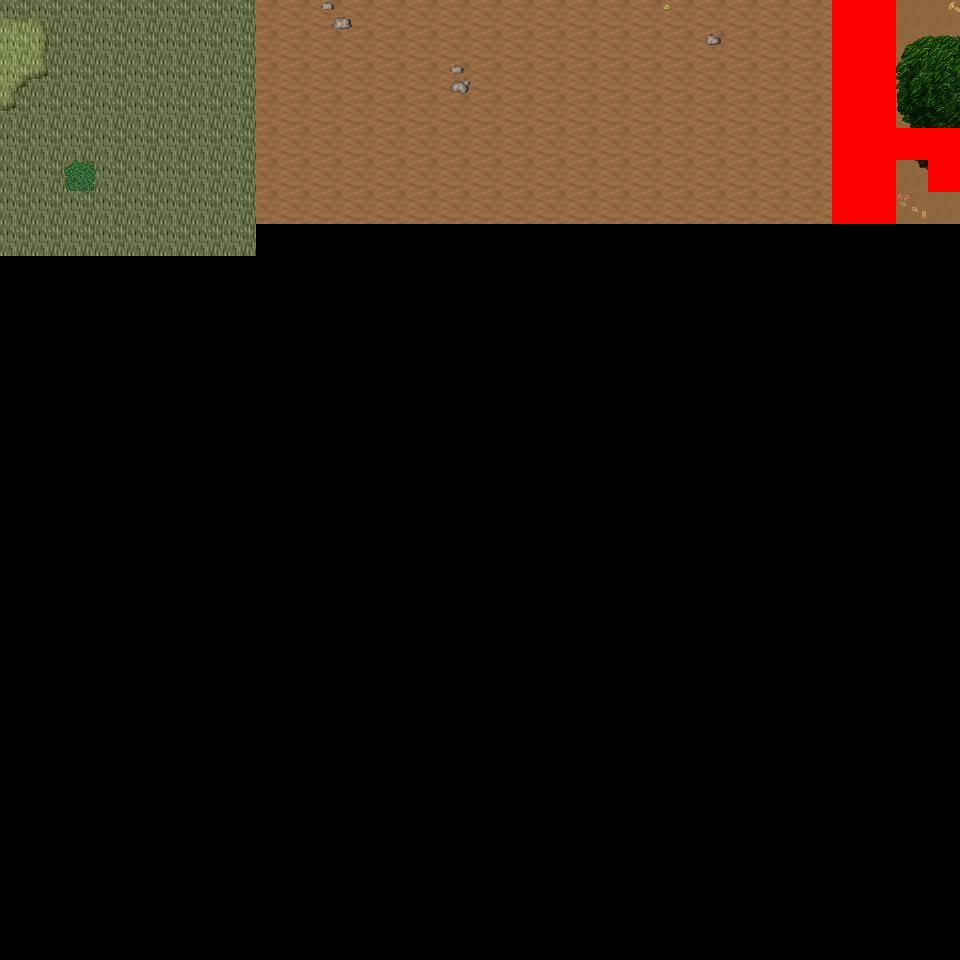

The image is a tile-based game level rendered from a .tmx file. Its description and source (layers, tilesets, objects; grid data summarised) follow:
An orthogonal 30x30 tile map with 32x32 px tiles, 6 tile layers (Ground, Object, Object2, Above, ...), 53 tilesets and 3 objects (3x mapExit).

<map version="1.0" orientation="orthogonal" renderorder="right-down" width="30" height="30" tilewidth="32" tileheight="32" nextobjectid="4">
  <tileset firstgid="1" name="tileset_logic_collision" tilewidth="32" tileheight="32" tilecount="1" columns="1">
    <image source="../drawable/tileset_logic_collision.png" width="32" height="32" />
  </tileset>
  <tileset firstgid="2" name="tileset_ground_ground" tilewidth="32" tileheight="32" tilecount="33" columns="3">
    <image source="../drawable/tileset_ground_ground.png" width="96" height="352" />
  </tileset>
  <tileset firstgid="35" name="tileset_building_castle" tilewidth="32" tileheight="32" tilecount="320" columns="20">
    <image source="../drawable/tileset_building_castle.png" width="640" height="512" />
  </tileset>
  <tileset firstgid="355" name="tileset_ground_brown_paving" tilewidth="32" tileheight="32" tilecount="2" columns="2">
    <image source="../drawable/tileset_ground_brown_paving.png" width="64" height="32" />
  </tileset>
  <tileset firstgid="357" name="tileset_ground_water_water_bubbles" tilewidth="32" tileheight="32" tilecount="32" columns="8">
    <image source="../drawable/tileset_ground_water_water_bubbles.png" width="256" height="128" />
  </tileset>
  <tileset firstgid="389" name="tileset_ground_indoor_black_hole" tilewidth="32" tileheight="32" tilecount="12" columns="3">
    <image source="../drawable/tileset_ground_indoor_black_hole.png" width="96" height="128" />
  </tileset>
  <tileset firstgid="401" name="tileset_ground_ridge_earth_dark" tilewidth="32" tileheight="32" tilecount="96" columns="12">
    <image source="../drawable/tileset_ground_ridge_earth_dark.png" width="384" height="256" />
  </tileset>
  <tileset firstgid="497" name="tileset_building_roof_red" tilewidth="32" tileheight="32" tilecount="20" columns="5">
    <image source="../drawable/tileset_building_roof_red.png" width="160" height="128" />
  </tileset>
  <tileset firstgid="517" name="tileset_building_wall_wall_brown" tilewidth="32" tileheight="32" tilecount="12" columns="3">
    <image source="../drawable/tileset_building_wall_wall_brown.png" width="96" height="128" />
  </tileset>
  <tileset firstgid="529" name="tileset_plant_bush_bushes" tilewidth="32" tileheight="32" tilecount="10" columns="5">
    <image source="../drawable/tileset_plant_bush_bushes.png" width="160" height="64" />
  </tileset>
  <tileset firstgid="539" name="tileset_plant_leaves" tilewidth="32" tileheight="32" tilecount="8" columns="4">
    <image source="../drawable/tileset_plant_leaves.png" width="128" height="64" />
  </tileset>
  <tileset firstgid="547" name="tileset_object_well" tilewidth="32" tileheight="32" tilecount="4" columns="2">
    <image source="../drawable/tileset_object_well.png" width="64" height="64" />
  </tileset>
  <tileset firstgid="551" name="tileset_building_wall_wood" tilewidth="32" tileheight="32" tilecount="16" columns="4">
    <image source="../drawable/tileset_building_wall_wood.png" width="128" height="128" />
  </tileset>
  <tileset firstgid="567" name="tileset_ground_earth_edges" tilewidth="32" tileheight="32" tilecount="18" columns="6">
    <image source="../drawable/tileset_ground_earth_edges.png" width="192" height="96" />
  </tileset>
  <tileset firstgid="585" name="tileset_ground_grass_corners" tilewidth="32" tileheight="32" tilecount="24" columns="6">
    <image source="../drawable/tileset_ground_grass_corners.png" width="192" height="128" />
  </tileset>
  <tileset firstgid="609" name="tileset_ground_rock_pebbles" tilewidth="32" tileheight="32" tilecount="3" columns="1">
    <image source="../drawable/tileset_ground_rock_pebbles.png" width="32" height="96" />
  </tileset>
  <tileset firstgid="612" name="tileset_furniture_other_stick" tilewidth="32" tileheight="32" tilecount="2" columns="1">
    <image source="../drawable/tileset_furniture_other_stick.png" width="32" height="64" />
  </tileset>
  <tileset firstgid="614" name="tileset_plant_grasses" tilewidth="32" tileheight="32" tilecount="6" columns="3">
    <image source="../drawable/tileset_plant_grasses.png" width="96" height="64" />
  </tileset>
  <tileset firstgid="620" name="tileset_item_armor_sword_rack" tilewidth="32" tileheight="32" tilecount="4" columns="2">
    <image source="../drawable/tileset_item_armor_sword_rack.png" width="64" height="64" />
  </tileset>
  <tileset firstgid="624" name="tileset_building_roof_yellow" tilewidth="32" tileheight="32" tilecount="20" columns="5">
    <image source="../drawable/tileset_building_roof_yellow.png" width="160" height="128" />
  </tileset>
  <tileset firstgid="644" name="tileset_building_roof_blue" tilewidth="32" tileheight="32" tilecount="20" columns="5">
    <image source="../drawable/tileset_building_roof_blue.png" width="160" height="128" />
  </tileset>
  <tileset firstgid="664" name="tileset_plant_tree_tree_darkgreen" tilewidth="32" tileheight="32" tilecount="88" columns="8">
    <image source="../drawable/tileset_plant_tree_tree_darkgreen.png" width="256" height="352" />
  </tileset>
  <tileset firstgid="752" name="tileset_building_door_door_n" tilewidth="32" tileheight="32" tilecount="6" columns="3">
    <image source="../drawable/tileset_building_door_door_n.png" width="96" height="64" />
  </tileset>
  <tileset firstgid="758" name="tileset_item_pot_dark_barrel" tilewidth="32" tileheight="32" tilecount="2" columns="1">
    <image source="../drawable/tileset_item_pot_dark_barrel.png" width="32" height="64" />
  </tileset>
  <tileset firstgid="760" name="tileset_building_roof_green" tilewidth="32" tileheight="32" tilecount="20" columns="5">
    <image source="../drawable/tileset_building_roof_green.png" width="160" height="128" />
  </tileset>
  <tileset firstgid="780" name="tileset_building_wall_stone" tilewidth="32" tileheight="32" tilecount="12" columns="3">
    <image source="../drawable/tileset_building_wall_stone.png" width="96" height="128" />
  </tileset>
  <tileset firstgid="792" name="tileset_item_statue_metal_and_stone" tilewidth="32" tileheight="32" tilecount="6" columns="3">
    <image source="../drawable/tileset_item_statue_metal_and_stone.png" width="96" height="64" />
  </tileset>
  <tileset firstgid="798" name="tileset_ground_ladder_steps" tilewidth="32" tileheight="32" tilecount="6" columns="3">
    <image source="../drawable/tileset_ground_ladder_steps.png" width="96" height="64" />
  </tileset>
  <tileset firstgid="804" name="tileset_item_armor_armor" tilewidth="32" tileheight="32" tilecount="4" columns="4">
    <image source="../drawable/tileset_item_armor_armor.png" width="128" height="32" />
  </tileset>
  <tileset firstgid="808" name="tileset_logic_portal" tilewidth="32" tileheight="32" tilecount="24" columns="8">
    <image source="../drawable/tileset_logic_portal.png" width="256" height="96" />
  </tileset>
  <tileset firstgid="832" name="tileset_logic_creature_human_soldier" tilewidth="32" tileheight="32" tilecount="16" columns="8">
    <image source="../drawable/tileset_logic_creature_human_soldier.png" width="256" height="64" />
  </tileset>
  <tileset firstgid="848" name="tileset_ground_ladder_horizontal_dark" tilewidth="32" tileheight="32" tilecount="3" columns="1">
    <image source="../drawable/tileset_ground_ladder_horizontal_dark.png" width="32" height="96" />
  </tileset>
  <tileset firstgid="851" name="tileset_building_door_closed" tilewidth="32" tileheight="32" tilecount="1" columns="1">
    <image source="../drawable/tileset_building_door_closed.png" width="32" height="32" />
  </tileset>
  <tileset firstgid="852" name="tileset_ground_green_paving" tilewidth="32" tileheight="32" tilecount="18" columns="3">
    <image source="../drawable/tileset_ground_green_paving.png" width="96" height="192" />
  </tileset>
  <tileset firstgid="870" name="tileset_ground_earth_edges_yellowgreen" tilewidth="32" tileheight="32" tilecount="15" columns="5">
    <image source="../drawable/tileset_ground_earth_edges_yellowgreen.png" width="160" height="96" />
  </tileset>
  <tileset firstgid="885" name="tileset_ground_grass_2" tilewidth="32" tileheight="32" tilecount="21" columns="3">
    <image source="../drawable/tileset_ground_grass_2.png" width="96" height="224" />
  </tileset>
  <tileset firstgid="906" name="tileset_plant_tree_spruce" tilewidth="32" tileheight="32" tilecount="6" columns="2">
    <image source="../drawable/tileset_plant_tree_spruce.png" width="64" height="96" />
  </tileset>
  <tileset firstgid="912" name="tileset_plant_tree_evergreen" tilewidth="32" tileheight="32" tilecount="36" columns="3">
    <image source="../drawable/tileset_plant_tree_evergreen.png" width="96" height="384" />
  </tileset>
  <tileset firstgid="948" name="tileset_plant_stump_stump_pale_brown" tilewidth="32" tileheight="32" tilecount="4" columns="2">
    <image source="../drawable/tileset_plant_stump_stump_pale_brown.png" width="64" height="64" />
  </tileset>
  <tileset firstgid="952" name="tileset_plant_bush_bricked_bushes" tilewidth="32" tileheight="32" tilecount="6" columns="2">
    <image source="../drawable/tileset_plant_bush_bricked_bushes.png" width="64" height="96" />
  </tileset>
  <tileset firstgid="958" name="tileset_item_statue_wolf_statue" tilewidth="32" tileheight="32" tilecount="6" columns="2">
    <image source="../drawable/tileset_item_statue_wolf_statue.png" width="64" height="96" />
  </tileset>
  <tileset firstgid="964" name="tileset_item_pot_pot_tall" tilewidth="32" tileheight="32" tilecount="2" columns="1">
    <image source="../drawable/tileset_item_pot_pot_tall.png" width="32" height="64" />
  </tileset>
  <tileset firstgid="966" name="tileset_furniture_chair_bench_wooden" tilewidth="32" tileheight="32" tilecount="8" columns="2">
    <image source="../drawable/tileset_furniture_chair_bench_wooden.png" width="64" height="128" />
  </tileset>
  <tileset firstgid="974" name="tileset_item_statue_plants_potted_stone" tilewidth="32" tileheight="32" tilecount="6" columns="3">
    <image source="../drawable/tileset_item_statue_plants_potted_stone.png" width="96" height="64" />
  </tileset>
  <tileset firstgid="980" name="tileset_ground_dry_grass" tilewidth="32" tileheight="32" tilecount="54" columns="9">
    <image source="../drawable/tileset_ground_dry_grass.png" width="288" height="192" />
  </tileset>
  <tileset firstgid="1034" name="tileset_light_door_light" tilewidth="32" tileheight="32" tilecount="12" columns="3">
    <image source="../drawable/tileset_light_door_light.png" width="96" height="128" />
  </tileset>
  <tileset firstgid="1046" name="tileset_furniture_light_dark_torch" tilewidth="32" tileheight="32" tilecount="8" columns="2">
    <image source="../drawable/tileset_furniture_light_dark_torch.png" width="64" height="128" />
  </tileset>
  <tileset firstgid="1054" name="tileset_light_dim_yellow_light_5x5" tilewidth="32" tileheight="32" tilecount="25" columns="5">
    <image source="../drawable/tileset_light_dim_yellow_light_5x5.png" width="160" height="160" />
  </tileset>
  <tileset firstgid="1079" name="tileset_ground_ladder_vertical_dark" tilewidth="32" tileheight="32" tilecount="3" columns="3">
    <image source="../drawable/tileset_ground_ladder_vertical_dark.png" width="96" height="32" />
  </tileset>
  <tileset firstgid="1082" name="tileset_ground_rock_huge_boulder" tilewidth="32" tileheight="32" tilecount="20" columns="5">
    <image source="../drawable/tileset_ground_rock_huge_boulder.png" width="160" height="128" />
  </tileset>
  <tileset firstgid="1102" name="tileset_logic_creature_fowl" tilewidth="32" tileheight="32" tilecount="6" columns="6">
    <image source="../drawable/tileset_logic_creature_fowl.png" width="192" height="32" />
  </tileset>
  <tileset firstgid="1108" name="tileset_object_mine_rails_2" tilewidth="32" tileheight="32" tilecount="64" columns="8">
    <image source="../drawable/tileset_object_mine_rails_2.png" width="256" height="256" />
  </tileset>
  <tileset firstgid="1172" name="tileset_logic_creature_mutant" tilewidth="32" tileheight="32" tilecount="7" columns="7">
    <image source="../drawable/tileset_logic_creature_mutant.png" width="224" height="32" />
  </tileset>
  <layer name="Ground" width="30" height="30">
    <data>[900 cells, 218 non-empty, 4 distinct tile ids]</data>
  </layer>
  <layer name="Object" width="30" height="30">
    <data>[900 cells, 27 non-empty, 14 distinct tile ids]</data>
  </layer>
  <layer name="Object2" width="30" height="30">
    <data>[900 cells, 3 non-empty, 3 distinct tile ids]</data>
  </layer>
  <layer name="Above" width="30" height="30">
    <data>[900 cells, 5 non-empty, 5 distinct tile ids]</data>
  </layer>
  <layer name="Above2" width="30" height="30">
    <data>[900 cells, 2 non-empty, 2 distinct tile ids]</data>
  </layer>
  <layer name="Walkable" width="30" height="30">
    <data>[900 cells, 17 non-empty, 1 distinct tile ids]</data>
  </layer>
  <objectgroup name="MapEvents">
    <object id="1" name="north" type="mapExit" x="0" y="0" width="832" height="32">
      <properties>
        <property name="map" value="level_0_x157_y11" />
        <property name="x" value="0" />
        <property name="y" value="28" />
      </properties>
    </object>
    <object id="2" name="north2" type="mapExit" x="896" y="0" width="64" height="32">
      <properties>
        <property name="map" value="level_0_x157_y11" />
        <property name="x" value="28" />
        <property name="y" value="28" />
      </properties>
    </object>
    <object id="3" name="west" type="mapExit" x="0" y="0" width="32" height="960">
      <properties>
        <property name="map" value="level_0_x156_y12" />
        <property name="x" value="28" />
        <property name="y" value="0" />
      </properties>
    </object>
  </objectgroup>
</map>
